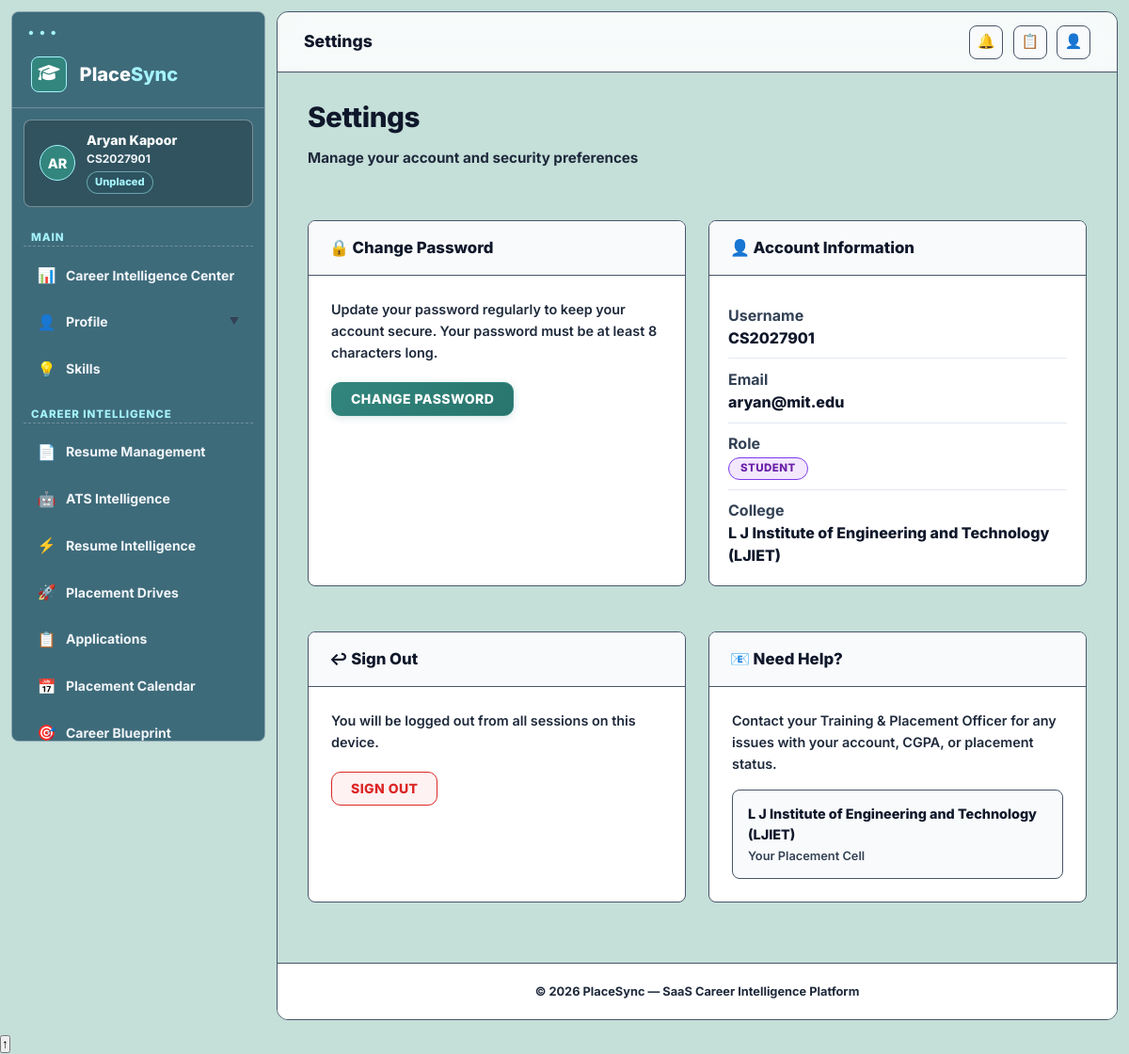
Page /student/settings/ (signed in) on the committed database.
### students/models.py (models this page shows, shortened)
class Student(models.Model):
    class PlacementStatus(models.TextChoices):
        UNPLACED = 'UNPLACED', 'Unplaced'
        PLACED = 'PLACED', 'Placed'
        INTERN = 'INTERN', 'Internship'
        PLACED_AND_INTERN = 'PLACED_AND_INTERN', 'Placed & Internship'
    user = models.OneToOneField(
        settings.AUTH_USER_MODEL,
        on_delete=models.CASCADE,
        related_name='student_profile',
        null=True,
        blank=True
    )
    college = models.ForeignKey(
        'colleges.College',
        on_delete=models.CASCADE,
        related_name='students'
    )
    department = models.ForeignKey(
        'departments.Department',
        on_delete=models.CASCADE,
        related_name='students'
    )
    batch = models.ForeignKey(
        'batches.Batch',
        on_delete=models.CASCADE,
        related_name='students'
    )
    roll_number = models.CharField(max_length=50)
    name = models.CharField(max_length=255)
    email = models.EmailField()
    phone = models.CharField(max_length=20, blank=True)
    cgpa = models.DecimalField(
        max_digits=4,
        decimal_places=2,
        null=True,
        blank=True,
        help_text="CGPA out of 10"
    )
    spi = models.DecimalField(
        max_digits=4,
        decimal_places=2,
        null=True,
        blank=True,
        help_text="Semester Performance Index"
    )
    cpi = models.DecimalField(
        max_digits=4,
        decimal_places=2,
        null=True,
        blank=True,
        help_text="Cumulative Performance Index"
    )
    backlogs = models.PositiveIntegerField(
        default=0,
        help_text="Number of active backlogs"
    )
    semester = models.PositiveSmallIntegerField(
        default=1,
        help_text="Current semester"
    )
    division = models.CharField(
        max_length=10,
        blank=True,
        help_text="Class division/section"
    )
    placement_status = models.CharField(
        max_length=20,
        choices=PlacementStatus.choices,
        default=PlacementStatus.UNPLACED
    )
    package_amount = models.DecimalField(
        max_digits=10,
        decimal_places=2,
        null=True,
        blank=True,
        help_text="LPA package amount if placed"
    )
    stipend_amount = models.DecimalField(
        max_digits=10,
        decimal_places=2,
        null=True,
        blank=True,
        help_text="Monthly stipend amount if doing internship"
    )
    photo = models.ImageField(upload_to='student_photos/', blank=True, null=True)
    date_of_birth = models.DateField(blank=True, null=True)
    gender = models.CharField(max_length=20, blank=True)
    leetcode_url = models.URLField(blank=True)
    codechef_url = models.URLField(blank=True)
    hackerrank_url = models.URLField(blank=True)
    preferred_job_role = models.CharField(max_length=100, blank=True)
    preferred_industry = models.CharField(max_length=100, blank=True)
    preferred_city = models.CharField(max_length=100, blank=True)
    preferred_country = models.CharField(max_length=100, blank=True, default="India")
    preferred_work_location = models.CharField(max_length=100, blank=True)
    work_preference = models.CharField(
        max_length=20,
        choices=[
            ('REMOTE', 'Remote'),
            ('HYBRID', 'Hybrid'),
            ('ONSITE', 'Onsite'),
            ('ANY', 'Open to Any')
        ],
        default='ANY'
    )
    expected_salary = models.DecimalField(
        max_digits=10,
        decimal_places=2,
        null=True,
        blank=True,
        help_text="Expected Salary in LPA"
    )
    career_objective = models.CharField(
        max_length=50,
        choices=[
            ('JOB', 'Placement Job'),
            ('HIGHER_STUDIES', 'Higher Studies'),
            ('ENTREPRENEURSHIP', 'Entrepreneurship'),
            ('BOTH', 'Job & Higher Studies')
        ],
        default='JOB'
    )
    higher_studies = models.CharField(max_length=255, blank=True, help_text="e.g. MS in CS, MBA")
    willing_to_relocate = models.BooleanField(default=True)
    tenth_board = models.CharField(max_length=100, blank=True)
    tenth_percentage = models.DecimalField(max_digits=5, decimal_places=2, null=True, blank=True)
    twelfth_board = models.CharField(max_length=100, blank=True)
    twelfth_percentage = models.DecimalField(max_digits=5, decimal_places=2, null=True, blank=True, verbose_name="12th/Diploma Percentage")
    degree = models.CharField(max_length=100, blank=True, default="B.Tech")
    current_academic_year = models.CharField(max_length=50, blank=True, help_text="e.g. 1st Year, 2nd Year, etc.")
    admission_year = models.PositiveIntegerField(null=True, blank=True)
    graduation_year = models.PositiveIntegerField(null=True, blank=True)
    course = models.CharField(max_length=100, blank=True, default="Computer Science & Engineering")
    bio = models.TextField(blank=True, help_text="Short personal introduction")
    address = models.CharField(max_length=500, blank=True)
    skills = models.TextField(
        blank=True,
        help_text="Comma-separated skills e.g. Python, Django, SQL"
    )
    linkedin_url = models.URLField(blank=True)
    github_url = models.URLField(blank=True)
    portfolio_url = models.URLField(blank=True)
    resume = models.FileField(
        upload_to='student_resumes/',
        blank=True,
        null=True,
        help_text="Upload PDF resume"
    )
    resume_uploaded_at = models.DateTimeField(null=True, blank=True)
    class Meta:
        constraints = [
            models.UniqueConstraint(
                fields=['college', 'roll_number'],
                name='unique_college_roll_number'
            ),
        ]
        ordering = ['roll_number']

### accounts/models.py (models this page shows, shortened)
class User(AbstractUser):
    class Role(models.TextChoices):
        COLLEGE_ADMIN = 'COLLEGE_ADMIN', 'College Admin'
        STUDENT = 'STUDENT', 'Student'
    role = models.CharField(
        max_length=20,
        choices=Role.choices,
        default=Role.STUDENT
    )
    college = models.ForeignKey(
        'colleges.College',
        on_delete=models.SET_NULL,
        null=True,
        blank=True,
        related_name='users'
    )
    must_change_password = models.BooleanField(default=False)

### colleges/models.py (models this page shows, shortened)
class College(models.Model):
    name = models.CharField(max_length=255, unique=True)
    code = models.CharField(max_length=50, unique=True, help_text="Unique college code or abbreviation")
    address = models.TextField(blank=True)
    website = models.URLField(blank=True)
    created_at = models.DateTimeField(auto_now_add=True)
    logo = models.ImageField(upload_to='college_logos/', blank=True, null=True)
    university = models.CharField(max_length=255, blank=True)
    email = models.EmailField(blank=True)
    phone = models.CharField(max_length=20, blank=True)
    linkedin = models.URLField(blank=True, verbose_name="LinkedIn")
    twitter = models.URLField(blank=True, verbose_name="Twitter")
    instagram = models.URLField(blank=True, verbose_name="Instagram")

### student_portal/views.py (the view)
# urls.py: path('settings/',                         StudentSettingsView.as_view(),              name='settings'),
class StudentSettingsView(StudentRequiredMixin, View):
    template_name = 'student_portal/settings.html'
    def get(self, request, *args, **kwargs):
        student = _get_student(request)
        return render(request, self.template_name, {**_base_ctx(request, student)})

### templates/student_portal/settings.html (shortened to what this page needs)
{% extends 'student_portal/base.html' %}
{% block topbar_title %}Settings{% endblock %}
{% block content %}
<div class="sp-page-header">
  <div>
    <h1 class="sp-page-title">Settings</h1>
    <p class="sp-page-subtitle">Manage your account and security preferences</p>
  </div>
</div>
<div style="display:grid;grid-template-columns:1fr 1fr;gap:1.5rem;">
  <div class="sp-card" style="background:#FFFFFF !important; border:1.5px solid #475569 !important;">
    <div class="sp-card-header" style="background:#F8FAFC !important; border-bottom:1.5px solid #475569 !important;">
      <span class="sp-card-title" style="color:#0F172A !important; font-weight:800;">🔒 Change Password</span>
    </div>
    <div class="sp-card-body" style="padding:1.5rem;">
      <p style="font-size:0.9rem; color:#1E293B !important; font-weight:600; margin-bottom:1.25rem; line-height:1.6;">
        Update your password regularly to keep your account secure.
        Your password must be at least 8 characters long.
      </p>
      <a href="{% url 'accounts:password_change' %}" class="sp-btn sp-btn-primary">Change Password</a>
    </div>
  </div>
  <div class="sp-card" style="background:#FFFFFF !important; border:1.5px solid #475569 !important;">
    <div class="sp-card-header" style="background:#F8FAFC !important; border-bottom:1.5px solid #475569 !important;">
      <span class="sp-card-title" style="color:#0F172A !important; font-weight:800;">👤 Account Information</span>
    </div>
    <div class="sp-profile-info-card" style="border:none; padding:1.25rem;">
      <div class="sp-info-row" style="border-bottom:1px solid #E2E8F0; padding:0.6rem 0;">
        <div class="sp-info-label" style="color:#334155 !important; font-weight:700;">Username</div>
        <div class="sp-info-value" style="color:#0F172A !important; font-weight:800;">{{ request.user.username }}</div>
      </div>
      <div class="sp-info-row" style="border-bottom:1px solid #E2E8F0; padding:0.6rem 0;">
        <div class="sp-info-label" style="color:#334155 !important; font-weight:700;">Email</div>
        <div class="sp-info-value" style="color:#0F172A !important; font-weight:800;">{{ request.user.email }}</div>
      </div>
      <div class="sp-info-row" style="border-bottom:1px solid #E2E8F0; padding:0.6rem 0;">
        <div class="sp-info-label" style="color:#334155 !important; font-weight:700;">Role</div>
        <div class="sp-info-value"><span class="sp-badge sp-badge-violet">Student</span></div>
      </div>
      <div class="sp-info-row" style="padding:0.6rem 0 0;">
        <div class="sp-info-label" style="color:#334155 !important; font-weight:700;">College</div>
        <div class="sp-info-value" style="color:#0F172A !important; font-weight:800;">{{ request.user.college.name }}</div>
      </div>
    </div>
  </div>
  <div class="sp-card" style="background:#FFFFFF !important; border:1.5px solid #475569 !important;">
    <div class="sp-card-header" style="background:#F8FAFC !important; border-bottom:1.5px solid #475569 !important;">
      <span class="sp-card-title" style="color:#0F172A !important; font-weight:800;">↩ Sign Out</span>
    </div>
    <div class="sp-card-body" style="padding:1.5rem;">
      <p style="font-size:0.9rem; color:#1E293B !important; font-weight:600; margin-bottom:1.25rem; line-height:1.6;">
        You will be logged out from all sessions on this device.
      </p>
      <a href="{% url 'accounts:logout' %}" class="sp-btn sp-btn-danger" style="background:#FEF2F2 !important; color:#DC2626 !important; border:1.5px solid #DC2626 !important; font-weight:800;">Sign Out</a>
    </div>
  </div>
  <div class="sp-card" style="background:#FFFFFF !important; border:1.5px solid #475569 !important;">
    <div class="sp-card-header" style="background:#F8FAFC !important; border-bottom:1.5px solid #475569 !important;">
      <span class="sp-card-title" style="color:#0F172A !important; font-weight:800;">📧 Need Help?</span>
    </div>
    <div class="sp-card-body" style="padding:1.5rem;">
      <p style="font-size:0.9rem; color:#1E293B !important; font-weight:600; margin-bottom:1rem; line-height:1.6;">
        Contact your Training &amp; Placement Officer for any issues with your account,
        CGPA, or placement status.
      </p>
      <div style="padding:0.85rem 1rem; background:#F8FAFC !important; border:1.5px solid #475569 !important; border-radius:8px;">
        <div style="font-size:0.9rem; color:#0F172A !important; font-weight:800;">{{ student.college.name }}</div>
        <div style="font-size:0.8rem; color:#334155 !important; font-weight:600; margin-top:0.2rem;">Your Placement Cell</div>
      </div>
    </div>
  </div>
</div>
{% endblock %}

### templates/student_portal/base.html (shortened to what this page needs)
{% load static %}
<!DOCTYPE html>
<html lang="en">
<head>
<link rel="stylesheet" href="https://cdnjs.cloudflare.com/ajax/libs/font-awesome/6.5.1/css/all.min.css" />
<link rel="stylesheet" href="{% static 'css/student.css' %}?v=8.2">
</head>
<body class="{% block page_body_class %}page-dashboard{% endblock %}">
<div class="sp-layout">
  <aside class="sp-sidebar" role="navigation" aria-label="Student navigation">
    <a href="{% url 'student_portal:dashboard' %}" class="sp-brand">
      <div class="sp-brand-icon"><i class="fa-solid fa-graduation-cap"></i></div>
      <div class="sp-brand-text">Place<span>Sync</span></div>
    </a>
    {% if student %}
    <div class="sp-identity">
      <div class="sp-avatar">{{ student.name|slice:":2"|upper }}</div>
      <div>
        <div class="sp-identity-name">{{ student.name }}</div>
        <div class="sp-identity-roll">{{ student.roll_number }}</div>
        <div class="sp-identity-badge">{{ student.get_placement_status_display }}</div>
      </div>
    </div>
    {% endif %}
    <div class="sp-section">
      <div class="sp-section-label">Main</div>
      <ul class="sp-nav">
        <li><a href="{% url 'student_portal:dashboard' %}" class="sp-link {% block nav_dashboard %}{% endblock %}"><span class="sp-link-icon">📊</span> Career Intelligence Center</a></li>
        <li>
          <details class="sp-nav-details" {% block nav_profile_open %}{% endblock %}>
            <summary class="sp-link {% block nav_profile_parent %}{% endblock %}" style="display: flex; align-items: center; justify-content: space-between; cursor: pointer; list-style: none; outline: none; width: 100%;">
              <span style="display: flex; align-items: center; gap: 0.65rem;">
                <span class="sp-link-icon">👤</span> Profile
              </span>
              <span class="sp-dropdown-caret" style="font-size: 0.65rem; color: var(--txt-3); transition: var(--t);">▼</span>
            </summary>
          </details>
        </li>
        <li><a href="{% url 'student_portal:skills' %}" class="sp-link {% block nav_skills %}{% endblock %}"><span class="sp-link-icon">💡</span> Skills</a></li>
      </ul>
    </div>
    <div class="sp-section">
      <div class="sp-section-label">Career Intelligence</div>
      <ul class="sp-nav">
        <li><a href="{% url 'student_portal:resume_dashboard' %}" class="sp-link {% block nav_resume %}{% endblock %}"><span class="sp-link-icon">📄</span> Resume Management</a></li>
        <li><a href="{% url 'student_portal:ats_analysis' %}" class="sp-link {% block nav_ats %}{% endblock %}"><span class="sp-link-icon">🤖</span> ATS Intelligence</a></li>
        <li><a href="{% url 'student_portal:resume_parser' %}" class="sp-link {% block nav_parser %}{% endblock %}"><span class="sp-link-icon">⚡</span> Resume Intelligence</a></li>
        <li><a href="{% url 'student_portal:drives' %}" class="sp-link {% block nav_drives %}{% endblock %}"><span class="sp-link-icon">🚀</span> Placement Drives</a></li>
        <li><a href="{% url 'student_portal:applications' %}" class="sp-link {% block nav_applications %}{% endblock %}"><span class="sp-link-icon">📋</span> Applications</a></li>
        <li><a href="{% url 'student_portal:calendar' %}" class="sp-link {% block nav_calendar %}{% endblock %}"><span class="sp-link-icon">📅</span> Placement Calendar</a></li>
        <li><a href="{% url 'student_portal:recommendations' %}" class="sp-link {% block nav_recommendations %}{% endblock %}"><span class="sp-link-icon">🎯</span> Career Blueprint</a></li>
      </ul>
    </div>
  </aside>
  <div class="sp-main">
    <header class="sp-topbar">
      <div class="sp-topbar-title">
        <span>{% block topbar_title %}Dashboard{% endblock %}</span>
      </div>
      <div class="sp-topbar-right">
        <a href="{% url 'student_portal:notifications' %}" class="sp-topbar-btn" title="Notifications">
          🔔
        </a>
        <a href="{% url 'student_portal:applications' %}" class="sp-topbar-btn" title="Applications">📋</a>
        <a href="{% url 'student_portal:profile' %}" class="sp-topbar-btn" title="Profile">👤</a>
      </div>
    </header>
    <main class="sp-content" id="main-content">
      {% block content %}{% endblock %}
    </main>
    <footer class="sp-page-footer">
      &copy; 2026 PlaceSync &mdash; SaaS Career Intelligence Platform
    </footer>
  </div>
</div>
<button id="sp-back-to-top" class="sp-back-to-top" title="Back to top">↑</button>
</body>
</html>

### rows in the picture
Student: name "AR", name "Aryan Kapoor", roll_number "CS2027901", placement_status "Unplaced", college.name "L J Institute of Engineering and Technology (LJIET)"
User: user.username "CS2027901", user.email "aryan@mit.edu", user.college.name "L J Institute of Engineering and Technology (LJIET)"
